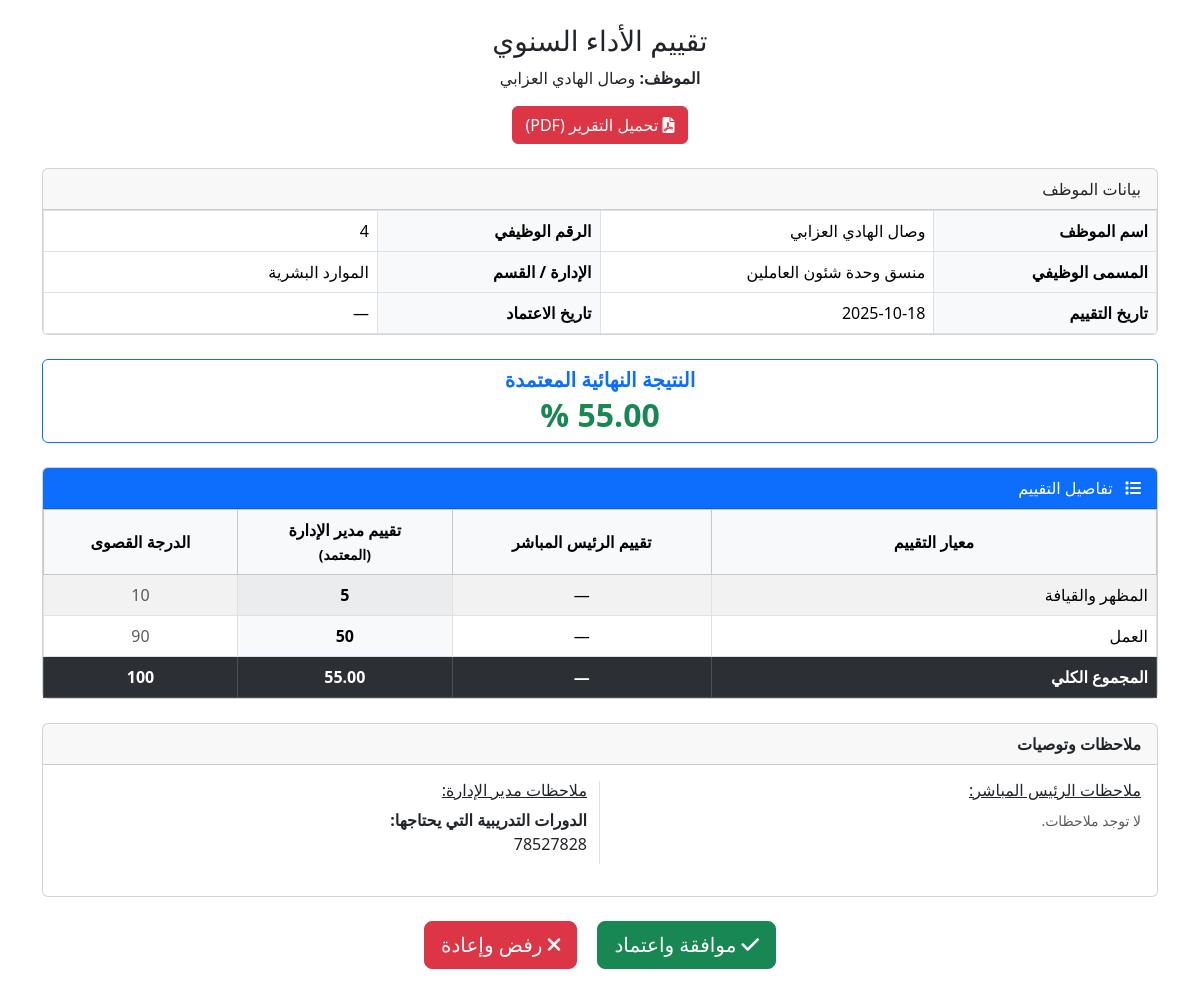
The page /public/view-evaluation.php?token=b65dc38520a3082c49cfc4f0afadb8c6 on the database its author committed.
### tables this page shows
CREATE TABLE `employee_evaluation_links` (
  `id` int(10) UNSIGNED NOT NULL,
  `employee_id` int(10) UNSIGNED NOT NULL,
  `cycle_id` int(10) UNSIGNED NOT NULL,
  `unique_token` varchar(36) NOT NULL COMMENT 'UUID فريد',
  `expires_at` datetime DEFAULT NULL COMMENT 'تاريخ انتهاء الصلاحية (اختياري)',
  `created_at` timestamp NOT NULL DEFAULT current_timestamp()
);

CREATE TABLE `users` (
  `id` int(10) UNSIGNED NOT NULL,
  `name` varchar(150) NOT NULL COMMENT 'الاسم الكامل',
  `email` varchar(100) NOT NULL COMMENT 'البريد الإلكتروني',
  `password` varchar(255) NOT NULL COMMENT 'كلمة المرور المشفرة',
  `role` enum('admin','manager','supervisor','employee','evaluator') NOT NULL COMMENT 'الدور',
  `department_id` int(10) UNSIGNED DEFAULT NULL COMMENT 'الإدارة',
  `manager_id` int(10) UNSIGNED DEFAULT NULL COMMENT 'مدير الإدارة (ID)',
  `supervisor_id` int(10) UNSIGNED DEFAULT NULL COMMENT 'الرئيس المباشر (ID)',
  `job_title` varchar(100) DEFAULT NULL COMMENT 'الوظيفة',
  `birth_date` date DEFAULT NULL COMMENT 'تاريخ الميلاد',
  `marital_status` varchar(20) DEFAULT NULL COMMENT 'الحالة الاجتماعية',
  `gender` enum('ذكر','أنثى') DEFAULT NULL COMMENT 'النوع',
  `status` enum('active','inactive') NOT NULL DEFAULT 'active' COMMENT 'الحالة',
  `force_password_change` tinyint(1) NOT NULL DEFAULT 1 COMMENT 'إجبار تغيير كلمة المرور عند أول دخول',
  `created_at` timestamp NOT NULL DEFAULT current_timestamp(),
  `last_login` datetime DEFAULT NULL
);

CREATE TABLE `departments` (
  `id` int(10) UNSIGNED NOT NULL,
  `name_ar` varchar(150) NOT NULL COMMENT 'اسم الإدارة بالعربية',
  `name_en` varchar(150) DEFAULT NULL COMMENT 'اسم الإدارة بالإنجليزية',
  `status` enum('active','inactive') NOT NULL DEFAULT 'active' COMMENT 'الحالة',
  `created_at` timestamp NOT NULL DEFAULT current_timestamp()
);

CREATE TABLE `employee_evaluations` (
  `id` int(10) UNSIGNED NOT NULL,
  `employee_id` int(10) UNSIGNED NOT NULL COMMENT 'الموظف المُقيَّم',
  `cycle_id` int(10) UNSIGNED NOT NULL,
  `evaluator_id` int(10) UNSIGNED NOT NULL COMMENT 'المُقيّم (مدير أو رئيس مباشر)',
  `evaluator_role` enum('manager','supervisor') NOT NULL,
  `status` enum('draft','submitted','approved','rejected') NOT NULL DEFAULT 'draft',
  `total_score` decimal(5,2) DEFAULT NULL COMMENT 'المجموع النهائي (0-100)',
  `created_at` timestamp NOT NULL DEFAULT current_timestamp(),
  `updated_at` timestamp NULL DEFAULT NULL ON UPDATE current_timestamp(),
  `accepted_at` datetime DEFAULT NULL
);

CREATE TABLE `evaluation_fields` (
  `id` int(10) UNSIGNED NOT NULL,
  `cycle_id` int(10) UNSIGNED NOT NULL COMMENT 'دورة التقييم',
  `title_ar` varchar(200) NOT NULL COMMENT 'عنوان المجال بالعربية',
  `title_en` varchar(200) DEFAULT NULL,
  `max_score` tinyint(3) UNSIGNED NOT NULL DEFAULT 20 COMMENT 'الدرجة القصوى (يجب أن يجمع المجموع 100)',
  `is_required` tinyint(1) NOT NULL DEFAULT 1 COMMENT 'هل الحقل إلزامي؟',
  `order_index` tinyint(3) UNSIGNED NOT NULL DEFAULT 0 COMMENT 'ترتيب العرض'
);

CREATE TABLE `evaluation_responses` (
  `id` int(10) UNSIGNED NOT NULL,
  `evaluation_id` int(10) UNSIGNED NOT NULL,
  `field_id` int(10) UNSIGNED NOT NULL,
  `score` tinyint(3) UNSIGNED NOT NULL DEFAULT 0 CHECK (`score` >= 0),
  `comments` text DEFAULT NULL COMMENT 'تعليقات اختيارية',
  `created_at` timestamp NOT NULL DEFAULT current_timestamp()
);

CREATE TABLE `evaluation_custom_text_responses` (
  `id` int(10) UNSIGNED NOT NULL,
  `evaluation_id` int(10) UNSIGNED NOT NULL,
  `field_id` int(10) UNSIGNED NOT NULL,
  `response_text` text DEFAULT NULL
);

CREATE TABLE `evaluation_custom_text_fields` (
  `id` int(10) UNSIGNED NOT NULL,
  `cycle_id` int(10) UNSIGNED NOT NULL COMMENT 'دورة التقييم',
  `title_ar` varchar(200) NOT NULL COMMENT 'عنوان الحقل بالعربية',
  `is_required` tinyint(1) NOT NULL DEFAULT 0 COMMENT 'هل الحقل إلزامي؟',
  `order_index` tinyint(3) UNSIGNED NOT NULL DEFAULT 0 COMMENT 'ترتيب العرض'
);

### public/view-evaluation.php (the view, shortened to what this page needs)
<?php
require_once '../app/core/db.php';
$token = $_GET['token'];
$stmt = $pdo->prepare("
    SELECT e.*, u.name as employee_name, c.year, c.id as cycle_id,
           u.job_title, d.name_ar as dept_name,
           l.expires_at,
           ev.name as evaluator_name, u.manager_id, u.id as employee_id
    FROM employee_evaluation_links l
    JOIN users u ON l.employee_id = u.id
    JOIN evaluation_cycles c ON l.cycle_id = c.id
    JOIN employee_evaluations e ON e.employee_id = u.id AND e.cycle_id = c.id
    LEFT JOIN departments d ON u.department_id = d.id
    JOIN users ev ON e.evaluator_id = ev.id
    WHERE l.unique_token = ?
");
$stmt->execute([$token]);
$eval = $stmt->fetch();
$supervisor_eval_stmt = $pdo->prepare("SELECT e.*, ev.name as evaluator_name FROM employee_evaluations e JOIN users ev ON e.evaluator_id = ev.id WHERE e.employee_id = ? AND e.cycle_id = ? AND e.evaluator_role = 'supervisor'");
$supervisor_eval_stmt->execute([$eval['employee_id'], $eval['cycle_id']]);
$supervisor_eval = $supervisor_eval_stmt->fetch();
$manager_eval_stmt = $pdo->prepare("SELECT e.*, ev.name as evaluator_name FROM employee_evaluations e JOIN users ev ON e.evaluator_id = ev.id WHERE e.employee_id = ? AND e.cycle_id = ? AND e.evaluator_role = 'manager'");
$manager_eval_stmt->execute([$eval['employee_id'], $eval['cycle_id']]);
$manager_eval = $manager_eval_stmt->fetch();
$fields = $pdo->prepare("SELECT * FROM evaluation_fields WHERE cycle_id = ? ORDER BY order_index");
$fields->execute([$eval['cycle_id']]);
$fields = $fields->fetchAll();
function getEvaluationDetails($pdo, $evaluation_id) {
    $responses = $pdo->prepare("SELECT r.score, f.title_ar FROM evaluation_responses r JOIN evaluation_fields f ON r.field_id = f.id WHERE r.evaluation_id = ?");
    $responses->execute([$evaluation_id]);
    return $responses->fetchAll(PDO::FETCH_ASSOC);
}
$manager_scores = $manager_eval ? getEvaluationDetails($pdo, $manager_eval['id']) : [];
function getCustomTextResponses($pdo, $evaluation_id, $cycle_id) {
    $text_fields = $pdo->prepare("SELECT tf.title_ar, tr.response_text FROM evaluation_custom_text_fields tf LEFT JOIN evaluation_custom_text_responses tr ON tf.id = tr.field_id AND tr.evaluation_id = ? WHERE tf.cycle_id = ? ORDER BY tf.order_index");
    $text_fields->execute([$evaluation_id, $cycle_id]);
    return $text_fields->fetchAll();
}
$supervisor_text = $supervisor_eval ? getCustomTextResponses($pdo, $supervisor_eval['id'], $eval['cycle_id']) : [];
$manager_text = $manager_eval ? getCustomTextResponses($pdo, $manager_eval['id'], $eval['cycle_id']) : [];
$approved_score = $manager_eval['total_score'] ?? '—';
$is_approved_score_available = isset($manager_eval['total_score']);
?>
<!DOCTYPE html>
<html dir="rtl" lang="ar">
<head>
    <link href="https://cdn.jsdelivr.net/npm/bootstrap@5.3.2/dist/css/bootstrap.rtl.min.css" rel="stylesheet">
    <link rel="stylesheet" href="https://cdnjs.cloudflare.com/ajax/libs/font-awesome/6.0.0-beta3/css/all.min.css">
</head>
<body>
<div class="container mt-4">
    <div class="text-center mb-4 no-print">
        <h3>تقييم الأداء السنوي</h3>
        <p><strong>الموظف:</strong> <?= htmlspecialchars($eval['employee_name']) ?></p>
        <div class="mt-3">
			<a href="generate_pdf.php?token=<?= htmlspecialchars($token) ?>" class="btn btn-danger">
    <i class="fas fa-file-pdf"></i> تحميل التقرير (PDF)
</a>
        </div>
    </div>
    <div class="card mb-4">
        <div class="card-header no-print">بيانات الموظف</div>
        <div class="card-body p-0">
            <table class="table table-bordered mb-0">
                <tr>
                    <td width="20%" class="bg-light fw-bold">اسم الموظف</td>
                    <td width="30%"><?= htmlspecialchars($eval['employee_name']) ?></td>
                    <td width="20%" class="bg-light fw-bold">الرقم الوظيفي</td>
                    <td><?= htmlspecialchars($eval['employee_id']) ?></td>
                </tr>
                <tr>
                    <td class="bg-light fw-bold">المسمى الوظيفي</td>
                    <td><?= htmlspecialchars($eval['job_title'] ?? '—') ?></td>
                    <td class="bg-light fw-bold">الإدارة / القسم</td>
                    <td><?= htmlspecialchars($eval['dept_name'] ?? '—') ?></td>
                </tr>
                <tr>
                    <td class="bg-light fw-bold">تاريخ التقييم</td>
                    <td><?= date('Y-m-d', strtotime($eval['created_at'])) ?></td>
                    <td class="bg-light fw-bold">تاريخ الاعتماد</td>
                    <td><?= $eval['accepted_at'] ? date('Y-m-d', strtotime($eval['accepted_at'])) : '—' ?></td>
                </tr>
            </table>
        </div>
    </div>
    <div class="card mb-4 border-primary">
        <div class="card-body text-center pt-2 pb-2">
            <h5 class="text-primary fw-bold mb-1">النتيجة النهائية المعتمدة</h5>
            <?php if ($is_approved_score_available): ?>
                <h2 class="fw-bold text-success m-0"><?= $approved_score ?> %</h2>
            <?php else: ?>
                <h2 class="fw-bold text-secondary m-0">--</h2>
                <small class="text-muted">لم يتم اعتماد الدرجة بعد</small>
            <?php endif; ?>
        </div>
    </div>
    <div class="card mb-4">
        <div class="card-header bg-primary text-white no-print">
            <span><i class="fas fa-list me-2"></i> تفاصيل التقييم</span>
        </div>
        <div class="card-body p-0">
            <div class="table-responsive">
                <table class="table table-bordered table-striped mb-0">
                    <thead class="table-light text-center">
                        <tr>
                            <th style="width: 40%; vertical-align: middle;">معيار التقييم</th>
                            <th style="vertical-align: middle;">تقييم الرئيس المباشر</th>
                            <th style="vertical-align: middle;">تقييم مدير الإدارة<br><small>(المعتمد)</small></th>
                            <th style="vertical-align: middle;">الدرجة القصوى</th>
                        </tr>
                    </thead>
                    <tbody>
                        <?php foreach ($fields as $field): ?>
                        <tr>
                            <td><?= htmlspecialchars($field['title_ar']) ?></td>
                            <td class="text-center">
                                <?php
                                $score_sup = '—';
                                echo $score_sup;
                                ?>
                            </td>
                            <td class="text-center fw-bold bg-light">
                                <?php
                                $score_man = '—';
                                foreach ($manager_scores as $d) {
                                    if ($d['title_ar'] === $field['title_ar']) { $score_man = $d['score']; break; }
                                }
                                echo $score_man;
                                ?>
                            </td>
                            <td class="text-center text-muted">
                                <?= $field['max_score'] ?>
                            </td>
                        </tr>
                        <?php endforeach; ?>
                        <tr class="table-dark text-white">
                            <td><strong>المجموع الكلي</strong></td>
                            <td class="text-center"><strong><?= $supervisor_eval ? $supervisor_eval['total_score'] : '—' ?></strong></td>
                            <td class="text-center"><strong><?= $manager_eval ? $manager_eval['total_score'] : '—' ?></strong></td>
                            <td class="text-center"><strong>100</strong></td>
                        </tr>
                    </tbody>
                </table>
            </div>
        </div>
    </div>
    <?php if ($supervisor_text || $manager_text): ?>
    <div class="card mb-4">
        <div class="card-header fw-bold">ملاحظات وتوصيات</div>
        <div class="card-body">
            <div class="row">
                <div class="col-md-6 mb-3">
                    <h6 class="text-decoration-underline">ملاحظات الرئيس المباشر:</h6>
                    <?php if ($supervisor_text): ?>
                        <?php foreach ($supervisor_text as $tr): ?>
                            <?php if (!empty($tr['response_text'])): ?>
                            <div class="mb-2">
                                <strong><?= htmlspecialchars($tr['title_ar']) ?>:</strong>
                                <p class="mb-1 text-muted"><?= nl2br(htmlspecialchars($tr['response_text'])) ?></p>
                            </div>
                            <?php endif; ?>
                        <?php endforeach; ?>
                    <?php else: ?>
                        <span class="text-muted small">لا توجد ملاحظات.</span>
                    <?php endif; ?>
                </div>
                <div class="col-md-6 mb-3 border-start">
                    <h6 class="text-decoration-underline">ملاحظات مدير الإدارة:</h6>
                    <?php if ($manager_text): ?>
                        <?php foreach ($manager_text as $tr): ?>
                            <?php if (!empty($tr['response_text'])): ?>
                            <div class="mb-2">
                                <strong><?= htmlspecialchars($tr['title_ar']) ?>:</strong>
                                <p class="mb-1 text-dark"><?= nl2br(htmlspecialchars($tr['response_text'])) ?></p>
                            </div>
                            <?php endif; ?>
                        <?php endforeach; ?>
                    <?php else: ?>
                        <span class="text-muted small">لا توجد ملاحظات.</span>
                    <?php endif; ?>
                </div>
            </div>
        </div>
    </div>
    <?php endif; ?>
    <?php if ($eval['status'] == 'submitted'): ?>
    <div class="text-center no-print mt-4 mb-5">
        <form method="POST" style="display: inline;">
            <button type="submit" class="btn btn-success btn-lg mx-2"><i class="fas fa-check"></i> موافقة واعتماد</button>
        </form>
        <form method="POST" style="display: inline;">
            <button type="submit" class="btn btn-danger btn-lg mx-2"><i class="fas fa-times"></i> رفض وإعادة</button>
        </form>
    </div>
    <?php elseif ($eval['status'] == 'approved'): ?>
    <div class="alert alert-success text-center no-print mt-4"><strong>تمت الموافقة على هذا التقييم واعتماده رسمياً.</strong></div>
    <?php elseif ($eval['status'] == 'rejected'): ?>
    <div class="alert alert-danger text-center no-print mt-4"><strong>تم رفض هذا التقييم.</strong></div>
    <?php endif; ?>
</div>
</body>
</html>

### rows shown on the page
employee_evaluation_links: employee.name "وصال الهادي العزابي", employee "4", employee.job_title "منسق وحدة شئون العاملين", departments.name_ar "الموارد البشرية", employee_evaluations.created_at "2025-10-18"
evaluation_fields: title_ar "المظهر والقيافة", score_sup "—", max_score "10"
evaluation_responses: score "5"
evaluation_fields: title_ar "العمل", score_sup "—", max_score "90"
evaluation_responses: score "50"
employee_evaluations: total_score "55.00"
evaluation_custom_text_responses: field.title_ar "الدورات التدريبية التي يحتاجها", response_text "78527828"
